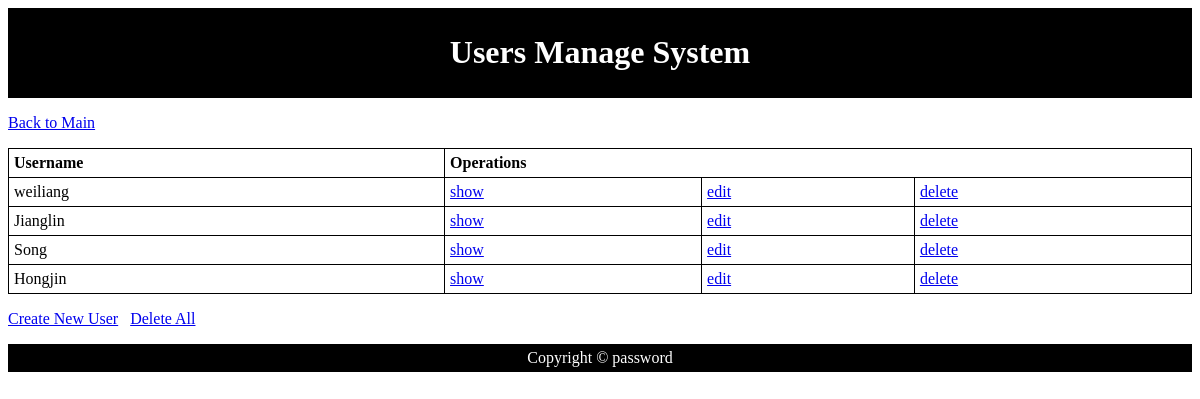
The app's page /Web_Application_Code/blog/public/manage_content.php with its own data.
### tables this page shows
CREATE TABLE `users` (
  `id` int(11) NOT NULL AUTO_INCREMENT,
  `user_name` varchar(30) NOT NULL,
  `password` varchar(15) NOT NULL,
  `gender` tinyint(1) NOT NULL,
  `major` varchar(40) NOT NULL,
  `annual_salary` int(6) NOT NULL,
  `create_time` timestamp NOT NULL DEFAULT '0000-00-00 00:00:00',
  `update_time` timestamp NOT NULL DEFAULT CURRENT_TIMESTAMP ON UPDATE CURRENT_TIMESTAMP,
  `remark` text,
  PRIMARY KEY (`id`)
);

### Web_Application_Code/blog/includes/functions.php (the view, shortened to what this page needs)
<?php
	function find_all_users($table){
		global $connection;
		$query = "SELECT *";
		$query .= "FROM {$table} ";
		$query .= "ORDER BY id ASC" ;
		$user_set = mysqli_query($connection, $query);
		return $user_set;
	}
	function show_users($table){
		$user_set = find_all_users($table);
		$output = "<table id=\"t02\">";
		$output .= "<tr>";
		$output .= "<th>Username&nbsp;&nbsp;&nbsp;&nbsp;</th>";
		$output .= "<th colspan=\"3\">Operations</th>";
		$output .= "</tr>";
		while($user = mysqli_fetch_assoc($user_set)){
			$output .= "<tr>";
			$output .= "<td>{$user["user_name"]}</td>";
			$output .= "<td><a href=\"show_user.php?id=";
			$output .= urlencode($user["id"]);
			$output .= "\">show</a>&nbsp;&nbsp;&nbsp;</td>";
			$output .= "<td><a href=\"edit_user.php?id=";
			$output .= urlencode($user["id"]);
			$output .= "\">edit</a>&nbsp;&nbsp;&nbsp;</td>";
			$output .= "<td><a href=\"delete_user.php?id=";
			$output .= urlencode($user["id"]);
			$output .= "\" onclick=\"return confirm('Are you sure?');\">delete</a>&nbsp;&nbsp;&nbsp;</td>";
			$output .= "</tr>";
		}
		$output .= "</table>";
		return $output;
	}
?>

### Web_Application_Code/blog/includes/layouts/header.php (style rules this page uses)
table { width:100%; }
table, th, td { border: 1px solid black; border-collapse: collapse; }
th, td { padding: 5px; text-align: left; }

### records on screen
users: user_name "weiliang"
users: user_name "Jianglin"
users: user_name "Song"
users: user_name "Hongjin"
